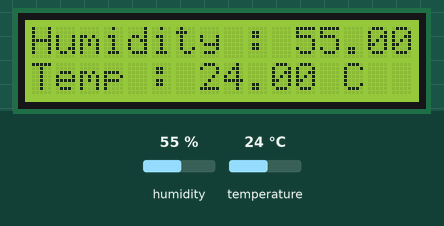
Simulated run of this sketch. Board: ESP8266 (NodeMCU). Shown: 16×2 character LCD. The inputs (shaded band) are chosen by the test bench; at power-on: humidity 55 %, temperature 24 °C. WiFi joins after 1.5 s; servers stay silent unless stated.

Above: at 3.0 s.
3.1 s: humidity set to 22 %
At 5.0 s:
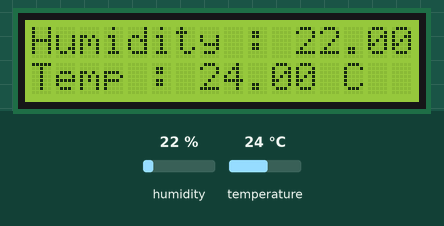
5.3 s: temperature set to 12 °C
At 7.0 s:
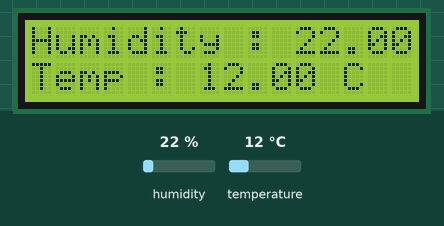
7.3 s: humidity set to 40 %
At 8.8 s:
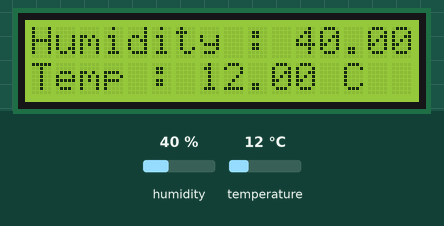
9.3 s: temperature set to 19 °C
At 10.5 s:
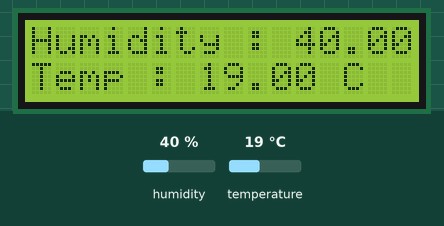
Timing chart, 0 to 12.3 s (numbered marks = the images above; inputs shaded):
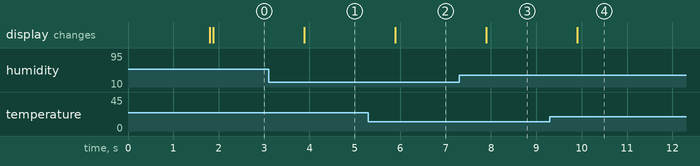

Measured:
- after the input at 3.1 s, the display: changes after 0.78 s (image 1)
- after the input at 5.3 s, the display: changes after 0.59 s (image 2)
- after the input at 7.3 s, the display: changes after 0.59 s (image 3)
- after the input at 9.3 s, the display: changes after 0.60 s (image 4)

The sketch:

DHT-Blynk-LCD.ino
```cpp
// include the library code:
#define BLYNK_PRINT Serial
#include <ESP8266WiFi.h>
#include <BlynkSimpleEsp8266.h>
#include <SimpleTimer.h>
#include <LiquidCrystal.h>
#include <Adafruit_Sensor.h>
#include "DHT.h"
#include <DHT_U.h>

#define DHTPIN D7
#define DHTTYPE DHT22

DHT dht(DHTPIN, DHTTYPE);
char auth[] = "215767778f2b464d99b3bcde81ad1be7";
SimpleTimer timer;

// initialize the library with the numbers of the interface pins
LiquidCrystal lcd(D6, D5, D4, D3, D2, D1);

void sendUptime()
{

  Blynk.virtualWrite(V5, millis() / 1000);//D0
  sensors_event_t event;
  Blynk.virtualWrite(V1, dht.readTemperature());
  Blynk.virtualWrite(V2, dht.readHumidity());

}

void setup() {

  Blynk.begin(auth, "Itsecckmutnb", "0824687893");//change follow wifi connect

  // set up the LCD's number of columns and rows:
  lcd.begin(16, 2);

  dht.begin();
  timer.setInterval(5000L, sendUptime);

}

void loop() {

  float h = dht.readHumidity();
  float t = dht.readTemperature();
  // set the cursor to column 0, line 0
  lcd.setCursor(0, 0);
  lcd.print("Humidity : ");
  lcd.print(h);

  // set the cursor to column 0, line 1
  lcd.setCursor(0, 1);
  lcd.print("Temp : ");
  lcd.print(t);
  lcd.print(" C ");
  Blynk.run();
  timer.run();

}
```
